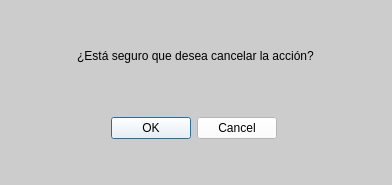
<?xml version="1.0" encoding="UTF-8"?>
<ui version="4.0">
 <class>MainWindow</class>
 <widget class="QMainWindow" name="MainWindow">
  <property name="geometry">
   <rect>
    <x>0</x>
    <y>0</y>
    <width>392</width>
    <height>185</height>
   </rect>
  </property>
  <property name="font">
   <font>
    <family>Hack</family>
   </font>
  </property>
  <property name="windowTitle">
   <string>Confirmación de Acción</string>
  </property>
  <property name="windowIcon">
   <iconset>
    <normaloff>../Python/Nucleo/Imagenes/logos-UNAH-600x600.png</normaloff>../Python/Nucleo/Imagenes/logos-UNAH-600x600.png</iconset>
  </property>
  <property name="styleSheet">
   <string notr="true">background-color:rgb(204, 204, 204);</string>
  </property>
  <property name="unifiedTitleAndToolBarOnMac">
   <bool>false</bool>
  </property>
  <widget class="QWidget" name="centralwidget">
   <widget class="QDialogButtonBox" name="buttonBox">
    <property name="geometry">
     <rect>
      <x>90</x>
      <y>110</y>
      <width>187</width>
      <height>36</height>
     </rect>
    </property>
    <property name="styleSheet">
     <string notr="true">color:black;
background-color: white;</string>
    </property>
    <property name="standardButtons">
     <set>QDialogButtonBox::Cancel|QDialogButtonBox::Ok</set>
    </property>
   </widget>
   <widget class="QLabel" name="label">
    <property name="geometry">
     <rect>
      <x>10</x>
      <y>20</y>
      <width>371</width>
      <height>71</height>
     </rect>
    </property>
    <property name="styleSheet">
     <string notr="true">color:black;
font: 10pt &quot;Hack&quot;;</string>
    </property>
    <property name="text">
     <string>¿Está seguro que desea cancelar la acción?</string>
    </property>
    <property name="textFormat">
     <enum>Qt::AutoText</enum>
    </property>
    <property name="alignment">
     <set>Qt::AlignCenter</set>
    </property>
   </widget>
  </widget>
  <widget class="QStatusBar" name="statusbar"/>
 </widget>
 <resources/>
 <connections/>
</ui>
